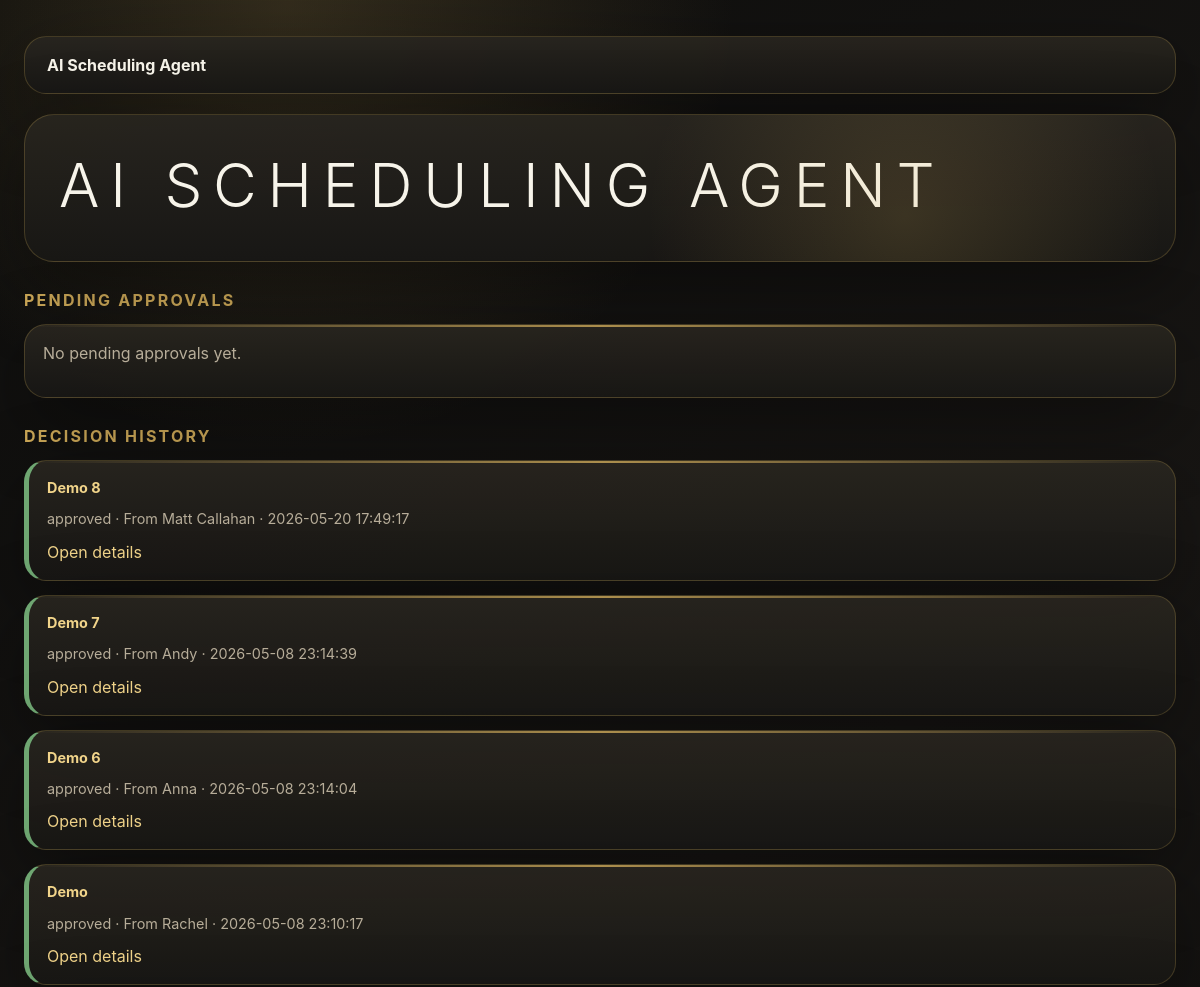
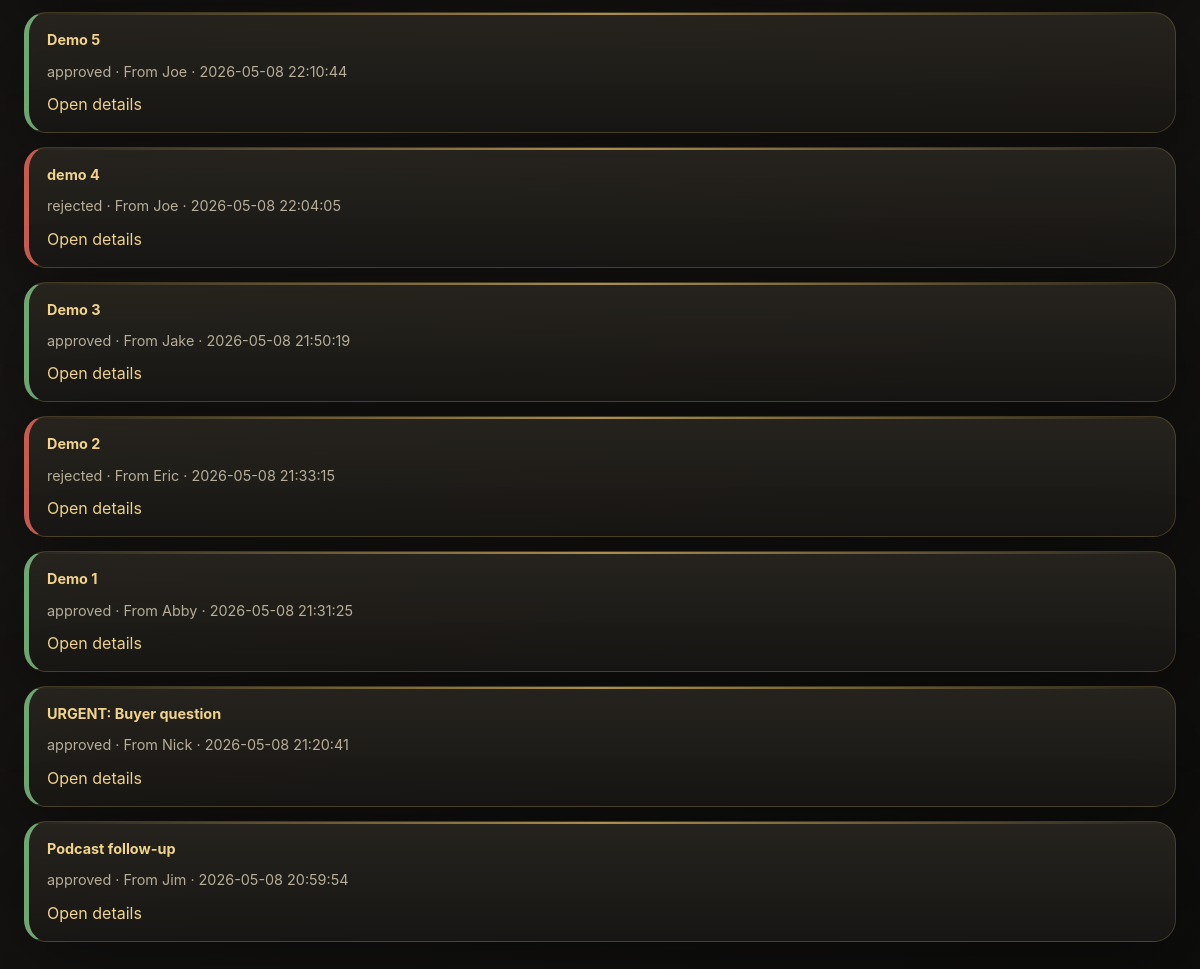
The page / on the database its author committed (2 pictures, top to bottom).
### tables this page shows
CREATE TABLE decisions (
                id INTEGER PRIMARY KEY AUTOINCREMENT,
                email_id INTEGER NOT NULL,
                status TEXT NOT NULL,
                email_execution_status TEXT NOT NULL DEFAULT 'not_started',
                calendar_execution_status TEXT NOT NULL DEFAULT 'not_started',
                outlook_draft_message_id TEXT,
                outlook_calendar_event_id TEXT,
                detected_intent TEXT NOT NULL,
                meeting_type TEXT,
                priority_contact INTEGER NOT NULL DEFAULT 0,
                proposed_reply TEXT NOT NULL,
                proposed_slots_json TEXT NOT NULL,
                proposed_calendar_action_json TEXT NOT NULL,
                validation_result_json TEXT NOT NULL,
                approved_at TEXT,
                rejected_at TEXT,
                created_at TEXT NOT NULL DEFAULT CURRENT_TIMESTAMP,
                FOREIGN KEY(email_id) REFERENCES emails(id)
            );

CREATE TABLE emails (
                id INTEGER PRIMARY KEY AUTOINCREMENT,
                outlook_message_id TEXT,
                sender_email TEXT NOT NULL,
                sender_name TEXT,
                subject TEXT NOT NULL,
                body TEXT NOT NULL,
                received_at TEXT,
                raw_payload_json TEXT,
                created_at TEXT NOT NULL DEFAULT CURRENT_TIMESTAMP
            );

### app/dashboard/routes.py (the view)
@router.get("/", response_class=HTMLResponse)
def index(request: Request):
    return templates.TemplateResponse(
        request,
        "index.html",
        {
            "pending": list_decisions("pending"),
            "history": list_decisions(),
        },
    )

### app/dashboard/templates/index.html (shortened to what this page needs)
<!doctype html>
<html lang="en">
  <head>
    <link rel="stylesheet" href="/static/theme.css">
  </head>
  <body>
    <main class="shell">
      <header class="topbar">
        <strong>AI Scheduling Agent</strong>
      </header>
      <section class="hero">
        <h1>AI Scheduling Agent</h1>
      </section>
      <h2 class="section-title">Pending Approvals</h2>
      {% if pending %}
        {% for item in pending %}
          <section class="card pending">
            <h3>{{ item.subject }}</h3>
            <p class="meta">From {{ item.sender_name or item.sender_email }} · {{ item.created_at }}</p>
            <a class="button" href="/decisions/{{ item.id }}">Review Proposal</a>
          </section>
        {% endfor %}
      {% else %}
        <section class="card">
          <p class="muted">No pending approvals yet.</p>
        </section>
      {% endif %}
      <h2 class="section-title">Decision History</h2>
      {% for item in history %}
        <section class="card {{ item.status }}">
          <h3>{{ item.subject }}</h3>
          <p class="meta">{{ item.status }} · From {{ item.sender_name or item.sender_email }} · {{ item.created_at }}</p>
          <a href="/decisions/{{ item.id }}">Open details</a>
        </section>
      {% endfor %}
    </main>
  </body>
</html>

### app/dashboard/static/theme.css (style rules this page uses)
:root { --ink: #11100f; --ink-2: #171615; --panel: #211f1c; --panel-soft: #28251f; --line: rgba(218, 180, 88, 0.22); --gold: #d8b25d; --gold-2: #f1d48a; --gold-dark: #9b752c; --text: #f7f4ea; --muted: #b7ad99; --danger: #c85b4f; --success: #6fa772; --shadow: 0 24px 80px rgba(0, 0, 0, 0.36); }
* { box-sizing: border-box; }
body { margin: 0; min-height: 100vh; color: var(--text); font-family: Inter, ui-sans-serif, system-ui, -apple-system, BlinkMacSystemFont, "Segoe UI", sans-serif; background: radial-gradient(circle at 24% 0%, rgba(216, 178, 93, 0.18), transparent 28rem), linear-gradient(145deg, #0e0e0d 0%, #181614 48%, #0d0d0c 100%); }
a { color: var(--gold-2); text-decoration: none; }
.shell { width: min(1180px, calc(100% - 48px)); margin: 0 auto; padding: 36px 0 56px; }
.topbar, .hero, .card { border: 1px solid var(--line); background: linear-gradient(180deg, rgba(40, 37, 31, 0.95), rgba(24, 23, 21, 0.95)); box-shadow: var(--shadow); }
.topbar { display: flex; align-items: center; justify-content: space-between; gap: 18px; border-radius: 22px; padding: 18px 22px; margin-bottom: 20px; }
h1, h2, h3, p { margin-top: 0; }
h1 { margin-bottom: 6px; font-size: clamp(2rem, 5vw, 4.5rem); font-weight: 300; letter-spacing: 0.18em; text-transform: uppercase; }
h2 { margin-bottom: 14px; color: var(--text); font-size: 1rem; font-weight: 700; letter-spacing: 0.14em; text-transform: uppercase; }
h3 { color: var(--gold-2); font-size: 0.9rem; }
.hero { position: relative; overflow: hidden; border-radius: 30px; padding: 34px; margin-bottom: 24px; }
.hero::after { content: ""; position: absolute; inset: auto -8% -45% 45%; height: 220px; background: radial-gradient(circle, rgba(216, 178, 93, 0.16), transparent 68%); }
.muted { color: var(--muted); }
.section-title { margin: 28px 0 12px; color: var(--gold); }
.card { position: relative; overflow: hidden; border-radius: 22px; padding: 18px; margin: 14px 0; }
.card::before { content: ""; position: absolute; inset: 0 0 auto; height: 2px; background: linear-gradient(90deg, transparent, var(--gold), transparent); opacity: 0.75; }
.approved { border-left: 5px solid var(--success); }
.rejected { border-left: 5px solid var(--danger); }
.meta { color: var(--muted); font-size: 0.9rem; }

### rows shown on the page
decisions: subject "Demo 8", status "approved", sender_name "Matt Callahan", created_at "2026-05-20 17:49:17"
decisions: subject "Demo 7", status "approved", sender_name "Andy", created_at "2026-05-08 23:14:39"
decisions: subject "Demo 6", status "approved", sender_name "Anna", created_at "2026-05-08 23:14:04"
decisions: subject "Demo", status "approved", sender_name "Rachel", created_at "2026-05-08 23:10:17"
decisions: subject "Demo 5", status "approved", sender_name "Joe", created_at "2026-05-08 22:10:44"
decisions: subject "demo 4", status "rejected", sender_name "Joe", created_at "2026-05-08 22:04:05"
decisions: subject "Demo 3", status "approved", sender_name "Jake", created_at "2026-05-08 21:50:19"
decisions: subject "Demo 2", status "rejected", sender_name "Eric", created_at "2026-05-08 21:33:15"
decisions: subject "Demo 1", status "approved", sender_name "Abby", created_at "2026-05-08 21:31:25"
decisions: subject "URGENT: Buyer question", status "approved", sender_name "Nick", created_at "2026-05-08 21:20:41"
decisions: subject "Podcast follow-up", status "approved", sender_name "Jim", created_at "2026-05-08 20:59:54"
